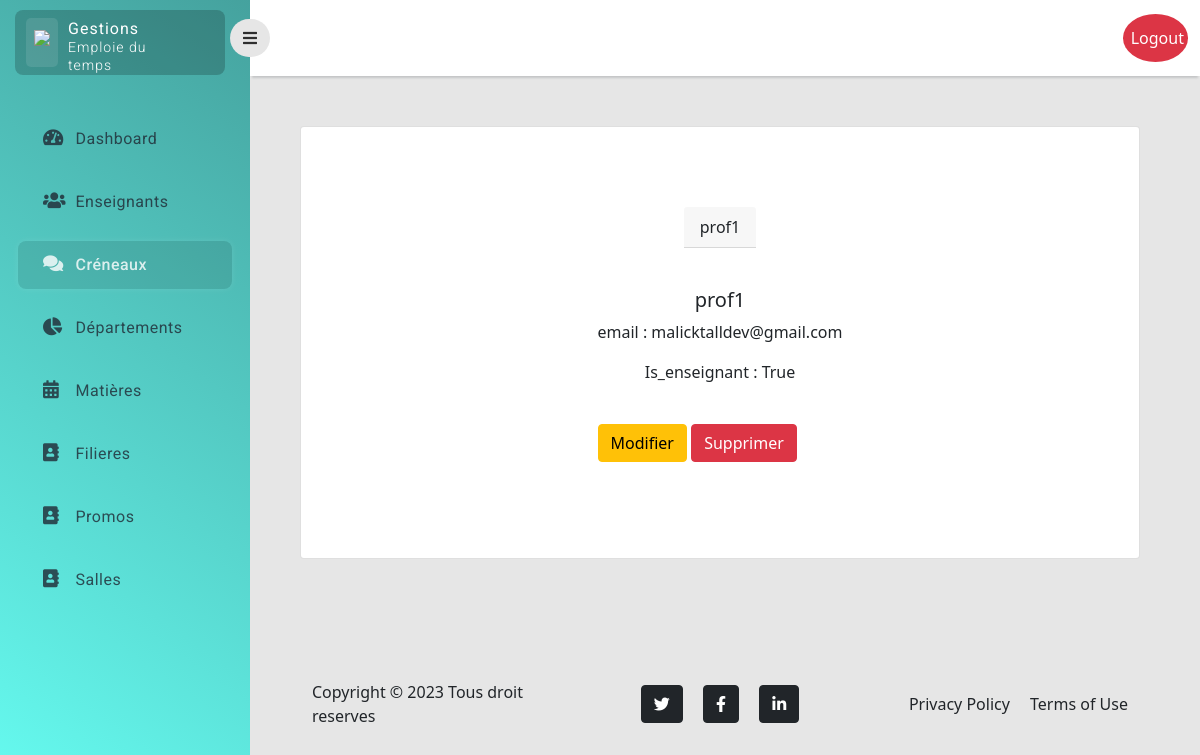
/enseignant/show/5 (signed in), run on an earlier commit of the app's database.
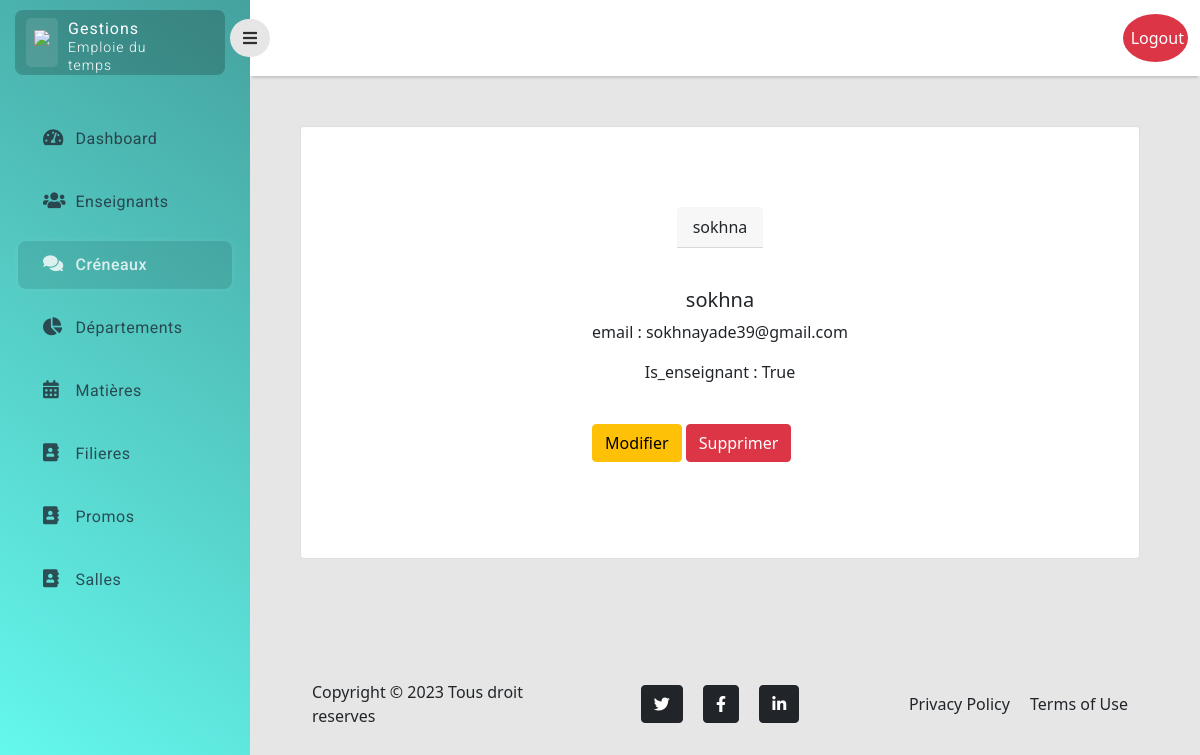
And on a later commit of the database.
### myApp/models.py (models this page shows)
class User(AbstractUser):
    is_enseignant = models.BooleanField(default=False)
    departements = models.ManyToManyField(Departement, blank=True)

### myApp/enseignant/views.py (the view)
# urls.py: path('show/<int:my_id>', show, name="crenaux.show"),
@login_required(login_url="/login/")
@staff_member_required
def show(request, my_id):
    enseignant = User.objects.get(id=my_id)
    return render(request, 'enseignant/show.html', {'enseignant': enseignant})

### myApp/templates/enseignant/show.html (shortened to what this page needs)
{% extends 'layouts/base.html' %}
{% block main %}
    <div class="main-content">
        <div class="card">
            <div class="card-header">
                {{ enseignant.username }}
            </div>
            <div class="card-body card-body-show">
                <br>
                <h5 class="card-title element"> {{enseignant.username}}</h5>
                <p class="card-text element">
                    email : {{ enseignant.email }} <br>
                </p>
                <p class="card-text element">
                    Is_enseignant : {{ enseignant.is_enseignant }} <br>
                </p>
                <br>
                <a href="/enseignant/update/{{ enseignant.id }}" class="btn btn-warning">Modifier</a>
                <a href="/enseignant/delate/{{enseignant.id}}" class="btn btn-danger">Supprimer</a>
            </div>
        </div>
    </div>
{% endblock main %}

What changed in the data, as far as the page shows it:
changed User "True": username "prof1" → "sokhna"; email "malicktalldev@gmail.com" → "sokhnayade39@gmail.com"
